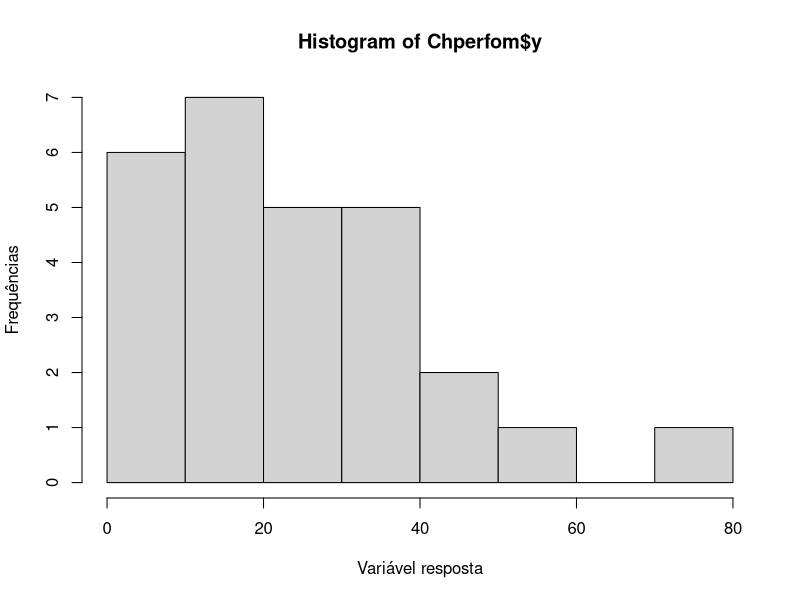
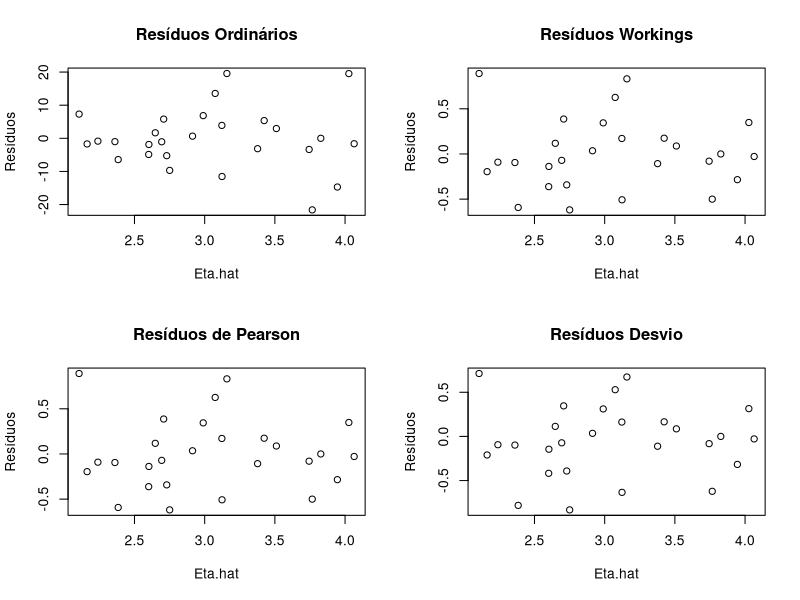
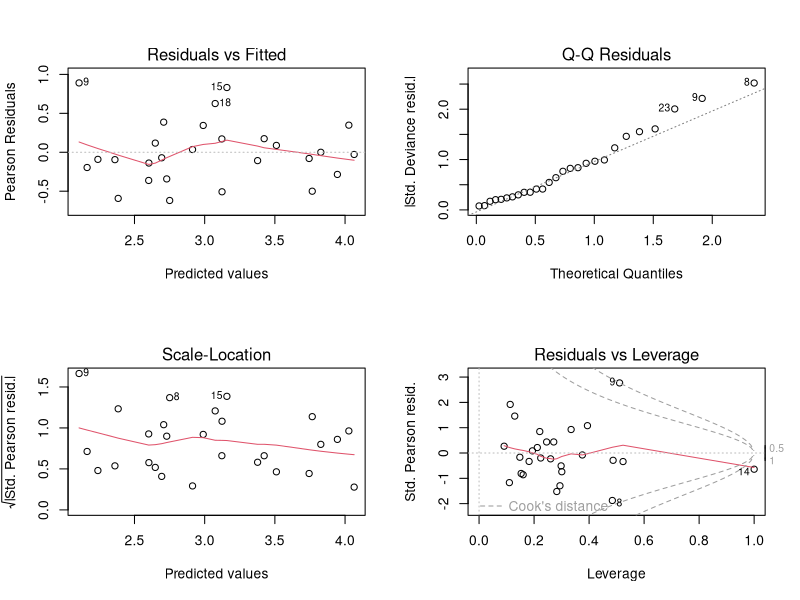
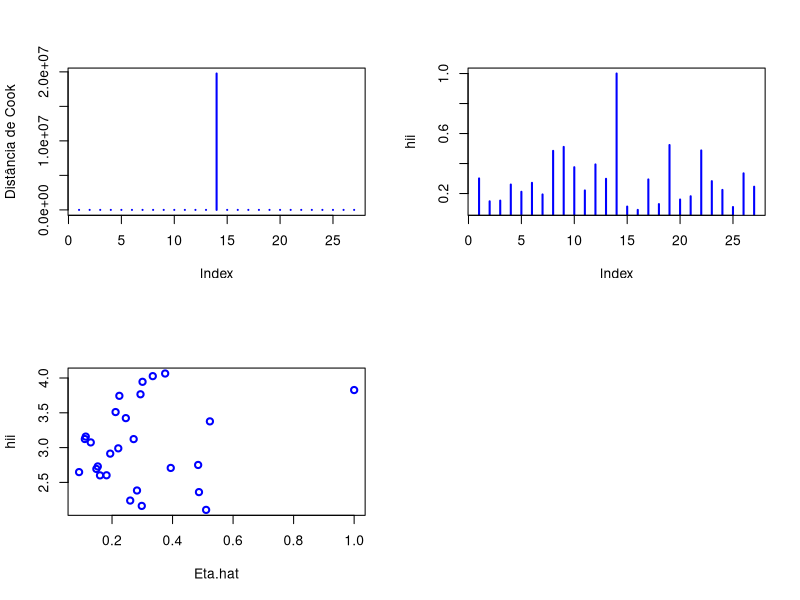

Here is the R script that generated these plots, in order:
rm(list = ls())
##
Chperfom<-read.table("dados/ChemicalPerform.txt", header=T)

##-----------------------------##
##    DESCRIPTIVE ANALYSIS     ##
##-----------------------------##
hist(Chperfom$y, ylab = "Frequências", xlab = "Variável resposta")
##
str(Chperfom)
summary(Chperfom)

##-----------------------------##
## Fitting the Gama Regression ##
##-----------------------------##
##
fit.gamma<-glm(y~., data = Chperfom, family = Gamma(link="log"))
summary(fit.gamma)
##
##
## Confidence intervals
confint(fit.gamma)

##
##-------------------------------------##
## SOME STATISTICAS BASED ON RESIDUALS ##
##-------------------------------------##

## 1.Pearson Residual sum square
G=sum(residuals(fit.gamma,type="pearson")^2)

pchisq(G,df.residual(fit.gamma),lower.tail = F)


pchisq(deviance(fit.gamma), df.residual(fit.gamma), lower.tail=FALSE)

##------------------------------##
## 2.Naglekerke (1991) R-square ##
##------------------------------##
Num<- 1-exp((fit.gamma$dev-fit.gamma$null)/nrow(Chperfom))
Den<- 1-exp(-fit.gamma$null/nrow(Chperfom))
R2_Nag<- Num/Den; R2_Nag



##--------------------##
## An alternative R^2 ##
##--------------------##
Null.dev<- fit.gamma$null.deviance
Resi.dev<- deviance(fit.gamma)
##
R2.dev<- (Null.dev-Resi.dev)/Null.dev; R2.dev

##----------------------##
## Analysis of Deviance ##
##----------------------##
anova(fit.gamma, test="Chisq")

## Estimate of disperssion parameter phi
df<- df.residual(fit.gamma) ## residual degree of freedom
dv<- deviance(fit.gamma)    ## residual deviance
phi.est<- dv/df; phi.est

## Goodness-of-fit analysis
pchisq(deviance(fit.gamma), df.residual(fit.gamma), lower=FALSE)

eta.gamma<- as.matrix(predict(fit.gamma, type="link"))

##------------------------------------##
## RESIDUAL ANALYSIS: Usual Residuals ##
##------------------------------------##
res.gama_ordinar<- resid(fit.gamma, type="response")
res.gama_working<- resid(fit.gamma, type="working")
res.gama_pearson<- resid(fit.gamma, type="pearson")
res.gama_devianc<- resid(fit.gamma, type="deviance")


par(mfrow=c(2,2))
plot(eta.gamma,res.gama_ordinar, xlab = "Eta.hat", ylab ="Resíduos", main="Resíduos Ordinários")
plot(eta.gamma,res.gama_working, xlab = "Eta.hat", ylab ="Resíduos", main="Resíduos Workings")
plot(eta.gamma,res.gama_pearson, xlab = "Eta.hat", ylab ="Resíduos", main="Resíduos de Pearson")
plot(eta.gamma,res.gama_devianc, xlab = "Eta.hat", ylab ="Resíduos", main="Resíduos Desvio")

##------------------------------------------##
## RESIDUAL ANALYSIS: Studentized Residuals ##
##------------------------------------------##
## For Pearson Residuals

par(mfrow=c(2,2))
plot(fit.gamma)


## For deviance residuals
st.res.dev<- rstudent(fit.gamma, type="deviance")

st.res.per<- rstudent(fit.gamma, type="pearson")


##-----------------------------##
## INFLUENCE MEASURES IN GLM'S ##
##-----------------------------##
##
betas<-as.vector(coef(fit.gamma))
X.mat<- model.matrix(fit.gamma)
eta.hat<- as.matrix(predict(fit.gamma, type="link"))
##
##eta.gamma<- X.mat%*%betas

## Hat values
hatvalues(fit.gamma)

## Cook Distance
cooks.distance(fit.gamma)

## Aggregated Measures
influence.measures(fit.gamma)

## Some residual graphs
par(mfrow=c(2,2))
plot(cooks.distance(fit.gamma), lwd = 2, col = "blue", type="h", ylab = "Distância de Cook")
plot(hatvalues(fit.gamma), type = "h", lwd = 2, col = "blue", ylab= "hii")
plot(hatvalues(fit.gamma), eta.hat, lwd = 2, col = "blue", xlab = "Eta.hat", ylab= "hii")
